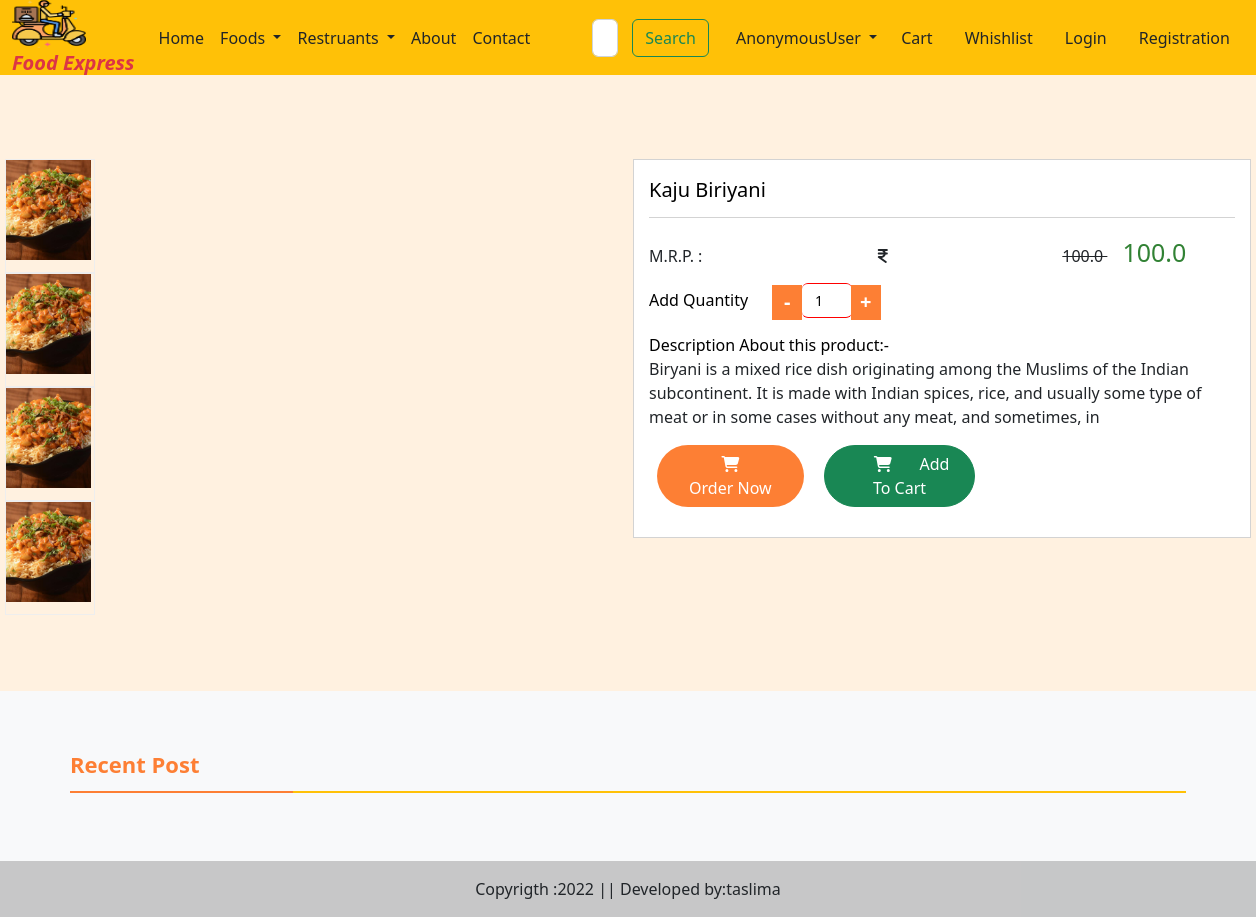
Page /food-detail/28 on the committed database.
### myapp/models.py (models this page shows, shortened)
class Food(models.Model):
    CATEGORY_CHOICES=(
        ('bi','Biriyani'),
        ('pz','Pizza'),
        ('br','Burger'),
        ('sh','Shawarma'),
        ('ch','Chicken'),
        ('pr','Paratha'),
        ('sw','Sandwich'),
        ('ds','Dosa'),
        ('fr','Fried Rice'),
        ('nd','Noodles'),
        ('md','Mandhi'),
    )
    name=models.CharField(max_length=50)
    category=models.CharField(choices=CATEGORY_CHOICES,max_length=2)
    description=models.TextField()
    active=models.BooleanField()
    price=models.FloatField()
    discount_price=models.FloatField()
    is_veg=models.BooleanField()
    food_image=models.ImageField(upload_to='Dishes')

### myapp/views.py (the view)
# urls.py: path('food-detail/<int:pk>',views.fooddetails,name='fooddetail'),
def fooddetails(request,pk):
    food1=Food.objects.all()
    food=Food.objects.get(pk=pk)
    return render(request,'fooddetail.html',locals())

### myapp/templates/fooddetail.html (shortened to what this page needs)
{% extends 'base.html' %}
{% load static %}
{% block main-content %}
<section id="services" class="services section-bg">
    <div class="container-fluid">
        <div class="row row-sm">
            <div class="col-md-6 _boxzoom">
                <div class="zoom-thumb">
                    <ul class="piclist">
                        <li style="list-style: none;"><img src="{{food.food_image.url}}" alt=""></li>
                        <li><img src="{{food.food_image.url}}" alt=""></li>
                        <li><img src="{{food.food_image.url}}" alt=""></li>
                        <li><img src="{{food.food_image.url}}" alt=""></li>
                    </ul>
                </div>
            </div>
            <div class="col-md-6">
                <div class="_product-detail-content  product_data">
                    <p class="_p-name"> {{food.name}} </p>
                    <div class="_p-price-box">
                        <div class="p-list">
                            <span> M.R.P. : <i class="fa fa-inr"></i> <del> {{food.price}} </del> </span>
                            <span class="price">{{food.discount_price}} </span>
                        </div>
                        <div class="_p-add-cart">
                            <div class="_p-qty">
                                <span>Add Quantity</span>
                                <div class="value-button decrease_" id="" value="Decrease Value">-</div>
                                <input class="qty-input " type="number" name="qty" id="number" value="1"  />
                                <div class="value-button increase_" id="" value="Increase Value">+</div>
                            </div>
                        </div>
                        <div class="_p-features">
                            <span> Description About this product:- </span>
                            {{food.description}}
                        </div>
                        <form action="" method="post" accept-charset="utf-8">
                            <div class="_p-qty-and-cart">
                                <div class="_p-add-cart">
                                    <a class="btn-theme btn buy-btn" href="{% url 'cart' %}">
                                        <i class="fa fa-shopping-cart"></i> Order Now
                                    </a>
                                    <a class="btn-theme btn btn-success addToCartBtn" href="{% url 'add-to-cart' food.id %}">
                                        <i class="fa fa-shopping-cart"></i> Add to Cart
                                    </a>
                                </div>
                            </div>
                        </form>
                    </div>
                </div>
            </div>
        </div>
    </div>
</section>
<section class="sec bg-light">
    <div class="container">
        <div class="row">
            <div class="col-sm-12 title_bx">
                <h3 class="title"> Recent Post </h3>
            </div>
        </div>
        <div class="row">
        </div>
</section>
{% endblock main-content %}

### myapp/static/css/style.css (style rules this page uses)
img, svg { vertical-align: middle; width: 60%; }
.piclist li { display: inline-block; width: 90px; height: 114px; border: 1px solid #eee; }
.piclist li img { width: 97%; height: auto; }
.section-bg { background-color: #fff1e0; }
section { padding: 60px 0; }
.row-sm .col-md-6 { padding-left: 5px; padding-right: 5px; }
._boxzoom .zoom-thumb { width: 90px; display: inline-block; vertical-align: top; margin-top: 0px; }
._boxzoom .zoom-thumb ul.piclist { padding-left: 0px; top: 0px; }
.piclist li img { height:100px; object-fit:cover; }
._product-detail-content { background: #fff; padding: 15px; border: 1px solid lightgray; }
._product-detail-content p._p-name { color: black; font-size: 20px; border-bottom: 1px solid lightgray; padding-bottom: 12px; }
.p-list span { margin-right: 15px; }
.p-list span.price { font-size: 25px; color: #318234; }
._p-qty > span { color: black; margin-right: 15px; font-weight: 500; }
._p-qty .value-button { display: inline-flex; border: 0px solid #ddd; margin: 0px; width: 30px; height: 35px; justify-content: center; align-items: center; background: #fd7f34; -webkit-touch-callout: none; -webkit-user-select: none; -khtml-user-select: none; -moz-user-select: none; -ms-user-select: none; user-select: none; color: #fff; }
._p-qty .value-button { border: 0px solid #fe0000; height: 35px; font-size: 20px; font-weight: bold; }
._p-qty input#number { text-align: center; border: none; border-top: 1px solid #fe0000; border-bottom: 1px solid #fe0000; margin: 0px; width: 50px; height: 35px; font-size: 14px; box-sizing: border-box; }
._p-add-cart { margin-left: 0px; margin-bottom: 15px; }
.p-list { margin-bottom: 10px; }
._p-features > span { display: block; font-size: 16px; color: #000; font-weight: 500; }
._p-add-cart .buy-btn { background-color: #fd7f34; color: #fff; }
._p-add-cart .btn { text-transform: capitalize; padding: 6px 20px; border-radius: 52px; }
._p-add-cart .btn { margin: 0px 8px; }
.title_bx h3.title { font-size: 22px; text-transform: capitalize; position: relative; color: #fd7f34; font-weight: 700; line-height: 1.2em; }
.title_bx h3.title:before { content: ""; height: 2px; width: 20%; position: absolute; left: 0px; z-index: 1; top: 40px; background-color: #fd7f34; }
.title_bx h3.title:after { content: ""; height: 2px; width: 100%; position: absolute; left: 0px; top: 40px; background-color: #ffc107; }
._p-qty .decrease_ { position: relative; right: -5px; top: 3px; }
._p-qty .increase_ { position: relative; top: 3px; left: -5px; }
button, input, optgroup, select, textarea { margin: 19px; font-family: inherit; font-size: inherit; line-height: inherit; margin-left: 54px; padding: 8px; border-radius: 6px; flex-flow: wrap; }

### rows in the picture
Food: food_image (picture), name "Kaju Biriyani", price "100.0", discount_price "100.0", description "Biryani is a mixed rice dish originating among the Muslims of the Indian subcontinent. It is made with Indian spices, rice, and usually some type of meat or in some cases without any meat, and sometimes, in"

### other values in the picture
{{ request.user }} "AnonymousUser"
